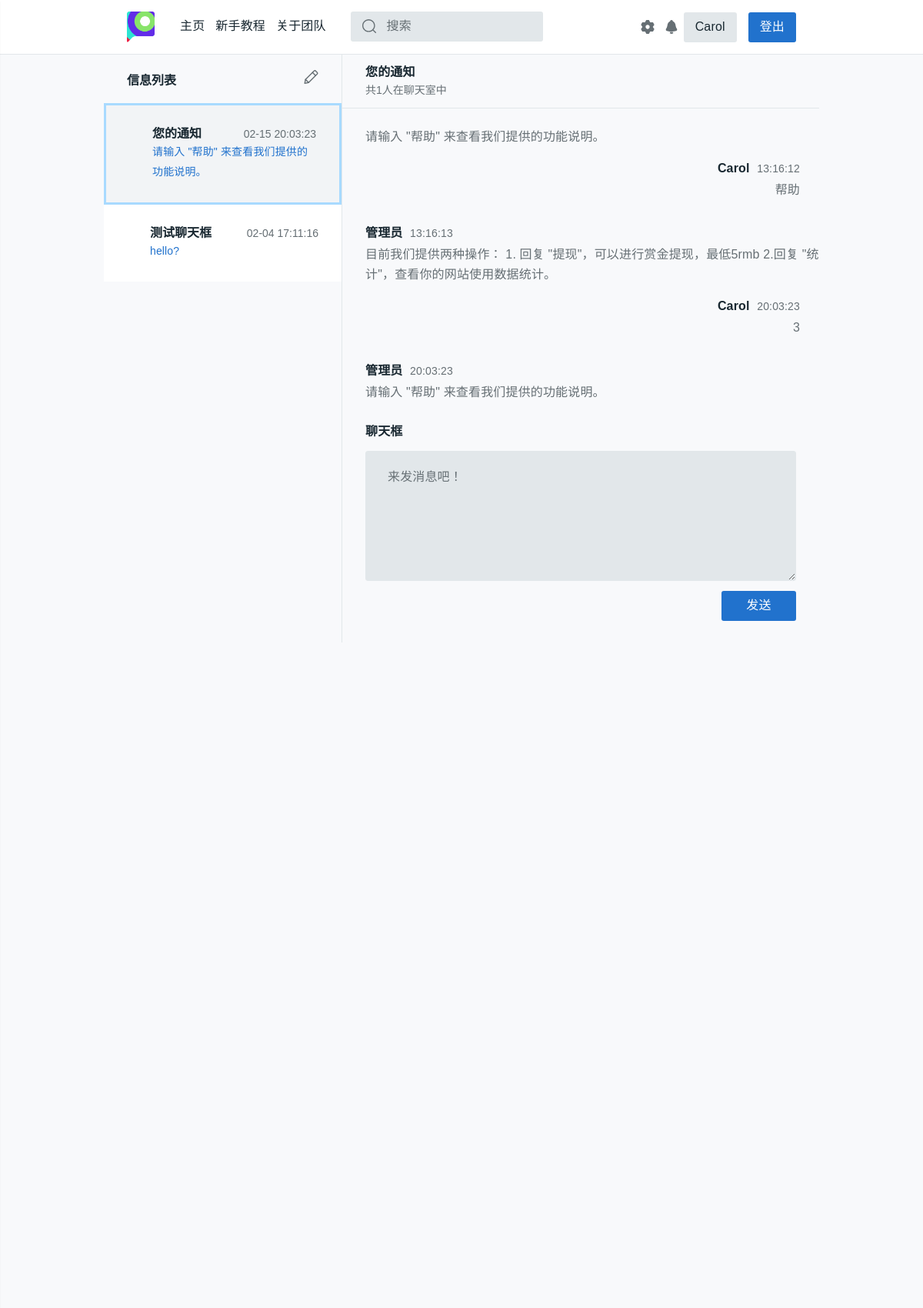
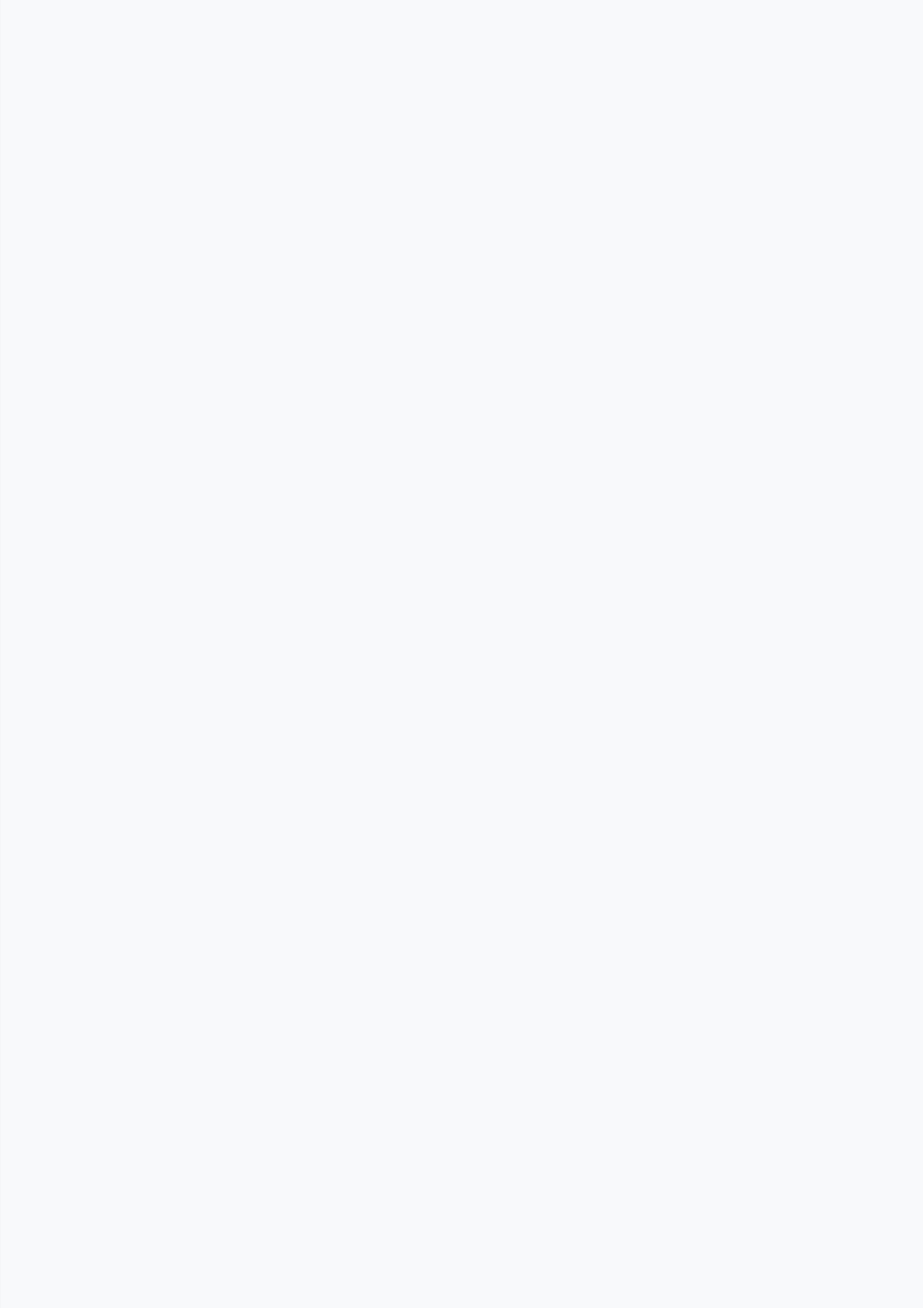
/chatroom/150c16d9d096e70af3596111d7402397 (signed in, upper part), run on the app's committed database (2 pictures, top to bottom).
### task_platform/models.py (models this page shows, shortened)
class Chatinfo(models.Model):
    room_id = models.CharField(max_length=32, null=True, blank=True)
    task_id = models.IntegerField(null=True, blank=True)
    message = RichTextUploadingField(null=True, blank=True)
    sender = models.CharField(max_length=128, null=True, blank=True)
    send_time = models.DateTimeField(auto_now_add=True)
    class Meta:
        ordering = ['send_time']
        verbose_name = '聊天信息'
        verbose_name_plural = '聊天信息'

class Task(models.Model):
    state = (('未开始', 'waitting'), ('进行中', 'processing'), ('中止', 'abort'),
             ('撤销', 'revoke'), ('超时', 'timeout'), ('完成', 'completed'))
    publisher = models.CharField(max_length=128)
    pub_time = models.DateTimeField(auto_now_add=True)
    begin_time = models.DateTimeField(null=True, blank=True)
    end_time = models.DateTimeField(null=True, blank=True)
    people_needed = models.IntegerField(default=1)
    people_now = models.IntegerField(default=0)
    expected_time_consuming = models.DecimalField(
        max_digits=12, decimal_places=1, default=0.0)
    task_description = models.CharField(max_length=50, default="None")
    task_detail = RichTextUploadingField(default='None')
    task_state = models.CharField(max_length=32, choices=state, default='未开始')
    task_class = models.CharField(max_length=48, default='赏金模式')
    class Meta:
        ordering = ['pub_time']
        verbose_name = '任务'
        verbose_name_plural = '任务'

### task_platform/views.py (the view, shortened to what this page needs)
# urls.py: path('', include('chatroom.urls')),
def chatroom(request, room_id):
    username = request.session.get('user_name', None)
    if not username:
        return redirect('/login/')
    chatinfo_list = Chatinfo.objects.filter(room_id=room_id).order_by('send_time')
    if chatinfo_list.count() == 0:
        return redirect('/profile/')
    user = User.objects.get(name=username)
    student_id = user.stu_id
    phone = user.phone
    dept = user.dept
    nikename = username
    rec_list = None
    if user.dept == 'None':
        dept = '暂无信息'
    ChatVision.objects.filter(room_id=room_id, username=username).update(has_seen=True)
    if get_notice_room_id(username) == room_id:
        task_description = '您的通知'
        tot_people_num = 1
        updated_time = user.updated_time
        if updated_time:
            if timezone.now() > updated_time + timedelta(0, settings.BACK_TIMEDELTA):
                user.send_state = 1
                user.updated_time = None
                user.save()
    '''
    左侧的任务聊天框列表，目前只展示进行中的任务
    '''
    rec_task_id_list = Task_receive.objects.filter(username=username).values_list('task_id')
    latest_task_list = Task.objects.filter(
        (Q(publisher=username) | Q(id__in=rec_task_id_list)) & Q(task_state='进行中')
    ).order_by('-task_state') # 进行中 任务在前面
    task_chatinfo_list = []
    for _task in latest_task_list:
        _latest_chatinfo = Chatinfo.objects.filter(task_id=_task.id).order_by('-send_time').first()
        _latest_message, _latest_send_time = _latest_chatinfo.message, _latest_chatinfo.send_time
        _latest_send_time = _latest_send_time.strftime('%m-%d %H:%M:%S')
        if _latest_message:
            _latest_message = re.sub('<img.*/>', '[图片]', _latest_message)
            _latest_message = re.sub('<a.*?</a>', '<链接>', _latest_message)
        else:
            _latest_message = '<p>无内容</p>'
        task_chatinfo_list.append((get_room_id(_task), _task.task_description, _latest_message, _latest_send_time))
    task_chatinfo_list = sorted(task_chatinfo_list, key=lambda x: x[3])
    notice = Chatinfo.objects.filter(room_id=get_notice_room_id(username)).order_by('-send_time').first()
    _message = notice.message
    if _message == None or _message == 'None':
        _message = '<p>无内容</p>'
    _message = re.sub('<img.*/>', '[图片]', notice.message)
    task_chatinfo_list.insert(0, (get_notice_room_id(username), '您的通知', _message, notice.send_time.strftime('%m-%d %H:%M:%S')))
    '''
    右侧聊天框
    '''
    message_list = []
    begin_day = chatinfo_list.first().send_time.strftime('%Y-%m-%d')
    for message in chatinfo_list:
        _underline_flag = False
        _send_time = message.send_time.strftime('%H:%M:%S')
        _NIKENAME = 'None'
        _message = message.message
        _underline_info = 'None'
        _yourself = False
        _today = message.send_time.strftime('%Y-%m-%d')
        if message.sender == username:
            _NIKENAME = nikename
            _yourself = True
        elif message.sender == 'Admin':
            _NIKENAME = '管理员'
        elif message.sender == task.publisher:
            _NIKENAME = '发布者:天辉'
        else:
            lens = len(rec_list.values_list('username'))
            for idx in range(lens):
                if rec_list[idx].username == message.sender:
                    _NIKENAME = "接收者:{}".format(settings.NIKENAMES[idx])
                    break
        if _message:
            img_path_res = re.findall('(<img.*src=\"(.*?)\"(.*?)/>)', _message)
            if img_path_res:
                for each_ in img_path_res:
                    img_id = base64.b64encode(each_[1].encode(encoding='utf-8')).decode('utf-8')
                    _message = re.sub(
                        '<img.*?/>(?!</a>)', '<a href=/image/{}>{}</a>'.format(img_id, each_[0]), _message, 1
                    )
        else:
            _message = '无内容'
        if begin_day != _today:
            _underline_flag = True
            _underline_info = message.send_time.strftime('%m/%d/%Y')
            begin_day = _today
        message_list.append(
            (_underline_flag, _underline_info, _NIKENAME, _message, _send_time, _yourself)
        )
    notice_room = '/chatroom/{}'.format(get_notice_room_id(username))
    notice_num = chatinfo_num(username)
    return render(request, 'task_platform/chatroom.html', locals())

### task_platform/tools.py (called while the page is built)
@csrf_exempt
def get_room_id(task):
    md5 = hashlib.md5()
    md5.update('{}{}'.format(task.id, task.publisher).encode())
    return md5.hexdigest()

@csrf_exempt
def get_notice_room_id(username):
    md5 = hashlib.md5()
    md5.update(username.encode())
    return md5.hexdigest()

def chatinfo_num(username):
    withs = Withdraw.objects.filter(username=username, state='完成', noticed=False)
    for each_with in withs:
        send_notice(username, '恭喜您，您于{}发起的提现{}元的请求已经接受，请查看您支付宝余额，如果有问题请联系platform_office@163.com。'.format(each_with.start_time.strftime('%Y-%m-%d %M:%H:%S'), each_with.money))
        each_with.noticed = True
        each_with.save()
    chatnum = ChatVision.objects.filter(username=username, has_seen=False).count()
    return chatnum

### task_platform/templates/task_platform/chatroom.html (shortened to what this page needs)
{% extends 'task_platform/base.html' %}
{% load staticfiles %}
{% block content %}
<head>
  <title聊天室</title> <meta name="keywords" content="HTML5 Template">
    <link rel="stylesheet" href="{% static 'css/style.css' %}">
    <link rel="stylesheet" href="{% static 'css/chatroom.css' %}">
</head>
<body>
  <main id="tt-pageContent" class="tt-offset-small">
    <div class="container">
      <div class="tt-messages-layout">
        <div class="row no-gutters">
          <div class="col-md-4 tt-aside" id="js-aside">
            <a href="#" class="tt-title-aside">
              <h2 class="tt-title">
                信息列表
              </h2>
              <i class="tt-icon">
                <svg class="icon">
                  <use xlink:href="#icon-pencil"></use>
                </svg>
              </i>
            </a>
            <div class="tt-all-avatar">
              <div class="tt-list-avatar js-init-scroll" style="height:500px;overflow:auto;">
                {% for room_id_, task_description, latest_message, latest_send_time in task_chatinfo_list %}
                <a onclick="window.location='/chatroom/{{ room_id_ }}'" id="{{ task_description }}" class="tt-item tt-itemselect">
                  <div class="tt-col-description">
                    <h4 class='tt-title'><span>{{ task_description }}</span><span class="time">{{ latest_send_time }}</span></h4>
                    <div class="tt-message tt-select">{{ latest_message | safe }}</div>
                  </div>
                </a>
                {% endfor %}
              </div>
            </div>
          </div>
          <div class="col-md-8">
            <div class="tt-title-content">
              <h2 class="tt-title" id="chatroomname">
                {{ task_description }}
              </h2>
                <div class="tt-description">
                  共{{ tot_people_num }}人在聊天室中
                </div>
                  <a href="#" class="tt-icon-link">
                    <i class="tt-icon">
                      <svg class="icon">
                        <use xlink:href="#notification"></use>
                      </svg>
                    </i>
                  </a>
                </div>
                <div id="scroll_div" class="tt-list-time-topic" style="height:380;overflow:auto;  ">
                  {% for underline_flag, underline_info, nikename, message, send_time, yourself in message_list %}
                  {% if yourself %}
                  <div class="tt-item" id="chattable" style="margin-top:0px;margin-bottom:15px;margin-right:25px; text-align:right;justify-content:flex-end">
                    <div class="tt-col-description" style="padding:0 0 0 0px;">
                      <h4 class="tt-title" style=""><a id="chatusername" href="#">{{ nikename }}</a> <span class="time">{{ send_time }}</span></h4>
                      <span style="margin:0px">{{ message | safe }}</span>
                    </div>
                  </div>
                  {% else %}
                  <div class="tt-item" id="chattable" style="margin-bottom:15px;">
                    <div class="tt-col-description" style="padding:0 0 0 0px;">
                      <h4 class="tt-title" style=""><a id="chatusername" href="#">{{ nikename }}</a> <span class="time">{{ send_time }}</span></h4>
                      <span style="margin:0px">{{ message | safe }}</span>
                    </div>
                  </div>
                  {% endif %}
                  {% endfor %}
                </div>
                <div class="tt-wrapper-inner">
                  <form class="pt-editor form-default" style="padding-top:10px;" method='POST'>
                    <div class="form-group">
                      <h6 class="pt-title">聊天框</h6>
                      <textarea name="new_message" class="form-control" rows="3" placeholder="来发消息吧！"></textarea>
                    </div>
                    <div class="pt-row">
                      <div class="col-auto ml-auto">
                        <input type="submit" name="send" class="btn btn-secondary btn-custom" value="发送"></input>
                      </div>
                    </div>
                  </form>
                </div>
              </div>
            </div>
          </div>
        </div>
    </main>
</body>
{% endblock %}

### data on the page
Chatinfo: message "请输入 \"帮助\" 来查看我们提供的功能说明。", message "请输入 \"帮助\" 来查看我们提供的功能说明。"
Task: task_chatinfo_list "测试聊天框"
Chatinfo: message "hello?"
Chatinfo: message "请输入 \"帮助\" 来查看我们提供的功能说明。"
Chatinfo: message "帮助"
Chatinfo: message "目前我们提供两种操作： 1. 回复 \"提现\"，可以进行赏金提现，最低5rmb 2.回复 \"统计\"，查看你的网站使用数据统计。"
Chatinfo: message "3"

### other printed values
{{ request.session.user_name }} "Carol"
{{ task_description }} "您的通知"
{{ latest_send_time }} "02-15 20:03:23" "02-04 17:11:16"
{{ tot_people_num }} "1"
{{ nikename }} "Carol" "Carol"
{{ send_time }} "13:16:12" "20:03:23"
{{ nikename }} "管理员" "管理员"
{{ send_time }} "13:16:13" "20:03:23"
